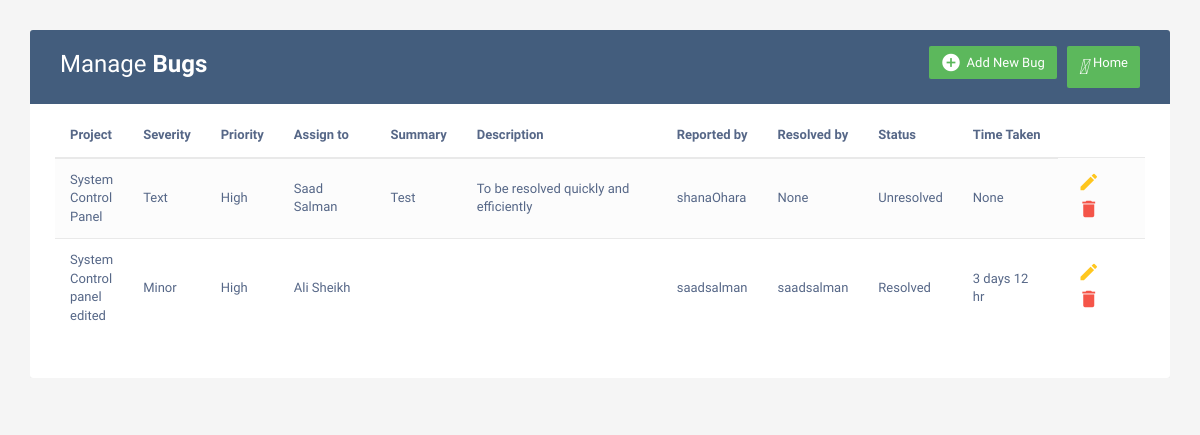
/bugs (signed in), run on an earlier commit of the app's database.
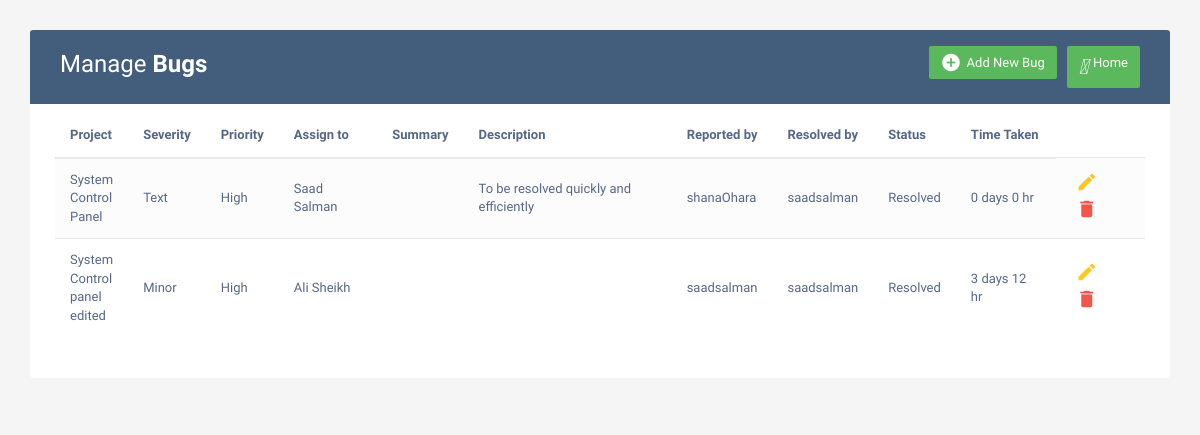
And on a later commit of the database.
### home/models.py (models this page shows, shortened)
class Bug(models.Model):
    project = models.CharField(max_length=122,null=True)
    Severity = models.CharField(max_length=122,null=True)
    Priority = models.CharField(max_length=122,null=True)
    Assign = models.CharField(max_length=122,null=True)
    Summary = models.TextField(null=True)
    Desc = models.TextField(null=True)
    date = models.DateField()
    Image = models.FileField(upload_to='file')
    status = models.CharField(max_length=50,default='Unresolved')
    created = models.DateTimeField(auto_now_add = True)
    ended = models.DateField(null=True,blank=True)
    timetaken = models.CharField(max_length=50,null=True,blank=True)
    reportedby = models.CharField(max_length=50)
    resolvedby = models.CharField(max_length=100,blank=True,null=True)

### home/views.py (the view)
# urls.py: path('bugs',views.bugs,name='Bugs'),
@login_required
def bugs(request):
    my_data = Bug.objects.all().order_by('created')
    reversed_data = my_data.reverse()  # Reverse the order
    return render(request, 'bugs.html', {'reversed_data': reversed_data})

### templates/bugs.html (shortened to what this page needs)
<!DOCTYPE html>
<html lang="en">
<head>
<link rel="stylesheet" href="https://maxcdn.bootstrapcdn.com/font-awesome/4.7.0/css/font-awesome.min.css">
<link rel="stylesheet" href="https://maxcdn.bootstrapcdn.com/bootstrap/3.3.7/css/bootstrap.min.css">
</head>
<body>
    <div class="container">
        <div class="table-responsive">
            <div class="table-wrapper">
                <div class="table-title">
                    <div class="row">
                        <div class="col-xs-6">
                            <h2>Manage <b>Bugs</b></h2>
                        </div>
                        <div class="col-xs-6">
                            <a href="/back" class="btn btn-success" data-toggle="modal"><i>&#xE147;</i> <span>Home</span></a>
                            <a href="/addbug" class="btn btn-success" data-toggle="modal"><i class="material-icons">&#xE147;</i> <span>Add New Bug</span></a>
                        </div>
                    </div>
                </div>
                <table class="table table-striped table-hover">
                    <thead>
                        <tr>
                            <th>Project</th>
                            <th>Severity</th>
                            <th>Priority</th>
                            <th>Assign to</th>
                            <th>Summary</th>
                            <th>Description</th>
                            <th>Reported by</th>
                            <th>Resolved by</th>
							<th>Status</th>
							<th>Time Taken</th>
                        </tr>
                    </thead>
                    <tbody>
                        {% for item in reversed_data %}
                        <tr>
                            <td> {{item.project}} </td>
                            <td> {{item.Severity}} </td>
                            <td> {{item.Priority}} </td>
                            <td> {{item.Assign}} </td>
                            <td> {{item.Summary}} </td>
                            <td> {{item.Desc}} </td>
							<td> {{item.reportedby}} </td>
							<td> {{item.resolvedby}} </td>
							<td> {{item.status}} </td>
							<td> {{item.timetaken}} </td>
                            <td>
                                <a href="/editbug/{{item.id}}" class="edit" data-toggle="modal"><i class="material-icons" data-toggle="tooltip" title="Edit">&#xE254;</i></a>
                                <a href="/deletebug/{{item.id}}" onclick="return confirm('Are you sure you want to delete this item?');" class="delete" data-toggle="modal"><i class="material-icons" data-toggle="tooltip" title="Delete">&#xE872;</i></a>
                            </td>
                        </tr>
                        {% endfor %}
                    </tbody>
                </table>
            </div>
        </div>
    </div>
</body>

What changed in the data, as far as the page shows it:
changed Bug "System Control Panel": resolvedby "None" → "saadsalman"; status "Unresolved" → "Resolved"; timetaken "None" → "0 days 0 hr"; Summary "Test" → (not shown)
